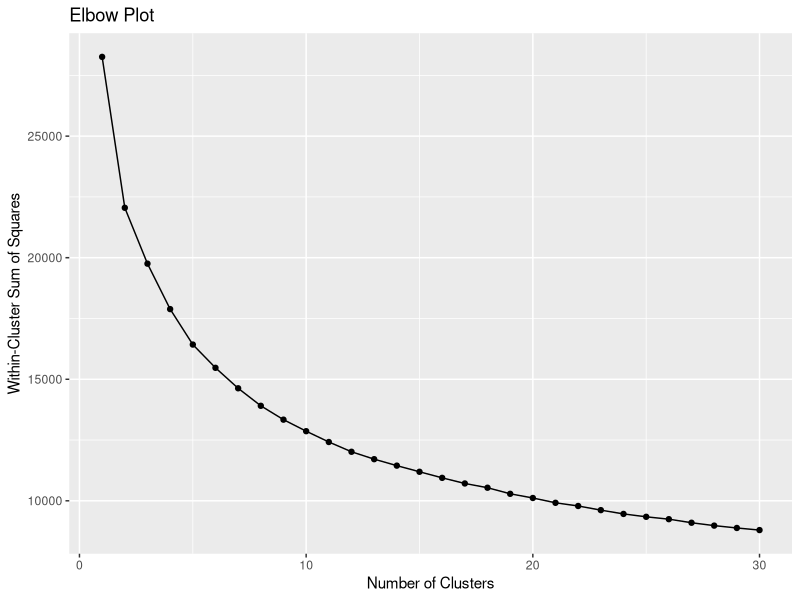
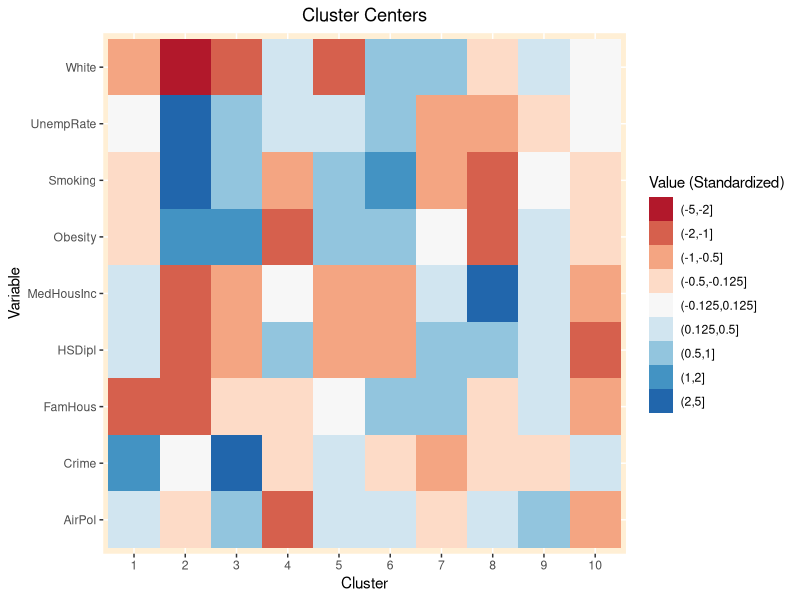
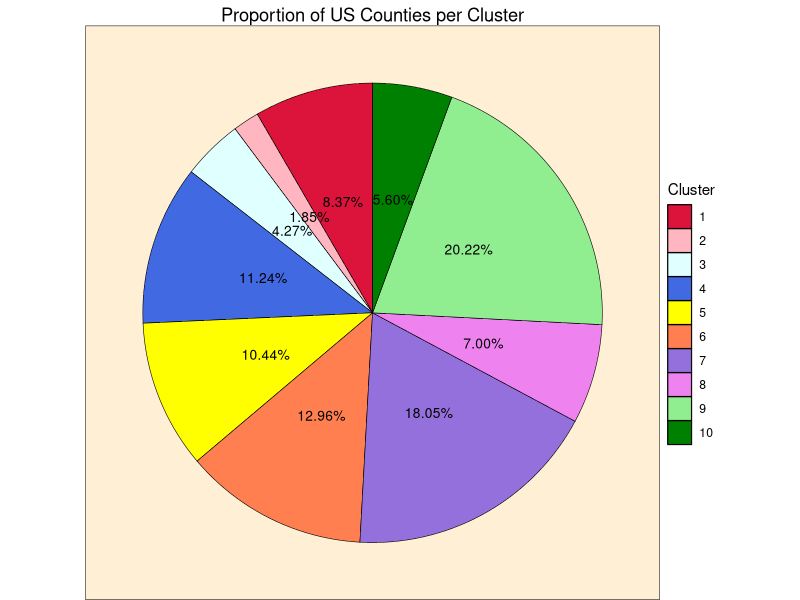

Source code (R) for these figures, in order: (Note: this script raises an error after producing the figures.)
## ---- chunk 1
setwd("/Users/aaroncoates/Documents/GitHub/MMSS_311_2/ML Final")
Packages <- c('tidytext', 'tm', 'readr', 'dplyr', 'stringr', 'ggplot2', 'proxy', 
              'fields', 'mixtools', 'xml2', 'rvest', 'maps', 'mapdata', 'devtools', 
              'ggmap', 'tidyr', 'RColorBrewer', 'usmap', 'scales')
lapply(Packages, require, character.only = TRUE)
## ---- chunk 2
USAData <- read_csv('DataUSA Health and Safety.csv')
GoodVars <- c(1, 7, 12, 17, 22)
USAData <- USAData[ ,GoodVars]
usanames <- c("FIPS", "Obesity", "Smoking", "AirPol", "Crime")
names(USAData) <- usanames
USAData$FIPS <- gsub("^.*US", "", USAData$FIPS) %>%
  as.numeric()
## ---- chunk 3
MedHouseInc <- read_csv('MedHousInc.csv')
MedHouseInc <- MedHouseInc[, 1:3]
HSDiploma <- read_csv('HSDiploma.csv')
HSDiploma <- HSDiploma[, 2:3]
WhitePop <- read_csv('WhitePop.csv')
WhitePop <- WhitePop[,2:3]
FamHouseholds <- read_csv('FamHouseholds.csv')
FamHouseholds <- FamHouseholds[,2:3]
UnempRate <- read_csv('UnempRate.csv')
UnempRate <- UnempRate[,2:3]
Pop <- read_csv('Pop.csv')
Pop <- Pop[,2:3]

StatsAmerica <- full_join(MedHouseInc, HSDiploma, "FIPS Code") %>%
  full_join(WhitePop, "FIPS Code") %>%
  full_join(FamHouseholds, "FIPS Code") %>%
  inner_join(UnempRate, "FIPS Code") %>%
  left_join(Pop, "FIPS Code")
statnames <- c("County", "FIPS", "MedHousInc", "HSDipl", "White", "FamHous", 
               "UnempRate", "Pop")
names(StatsAmerica) <- statnames
StatsAmerica$White <- StatsAmerica$White/StatsAmerica$Pop
StatsAmerica$FamHous <- StatsAmerica$FamHous/StatsAmerica$Pop
## ---- chunk 4
DataSet <- inner_join(StatsAmerica, USAData, "FIPS")
DataSet <- DataSet[ , c(1:7, 9:12)]
head(DataSet)
## ---- chunk 5
for (i in 3:11) {
  print(sum(is.na(DataSet[i])))
}
## ---- chunk 6
FillWhite <- mean(DataSet$White, na.rm=TRUE)
FillWhite
DataSet$White[is.na(DataSet$White)] <- FillWhite
FillFamHous <- mean(DataSet$FamHous, na.rm=TRUE)
FillFamHous
DataSet$FamHous[is.na(DataSet$FamHous)] <- FillFamHous
FillAirPol <- mean(DataSet$AirPol, na.rm=TRUE)
FillAirPol
DataSet$AirPol[is.na(DataSet$AirPol)] <- FillAirPol
FillCrime <- mean(DataSet$Crime, na.rm=TRUE)
FillCrime
DataSet$Crime[is.na(DataSet$Crime)] <- FillCrime
## ---- chunk 7
DataSet <- apply(DataSet, 2, function(x) gsub("[$,%]", "", x)) %>%
  as.data.frame()
VarsOnly <- DataSet[3:11] %>%
  apply(2, as.numeric)
scaledVars <- scale(VarsOnly) %>%
  as.data.frame()
head(scaledVars)
## ---- chunk 8
set.seed(100)
WCSS <- numeric(30)
for (i in 1:30){
  km <- kmeans(scaledVars, i, nstart=30, iter.max = 30)
  WCSS[i] <- km$tot.withinss
} 
## ---- chunk 9
WCSS<- as.data.frame(WCSS)
WCSS$k <- c(1:30)
ggplot(WCSS, aes(k, WCSS)) + geom_line() + geom_point() + 
  ggtitle("Elbow Plot") + xlab("Number of Clusters") + 
  ylab("Within-Cluster Sum of Squares")
## ---- chunk 10
set.seed(650)
KMeans <- kmeans(scaledVars, 10, nstart=100, iter.max = 30)
## ---- chunk 11
Centers <- as.data.frame(KMeans$centers)
Centers$Cluster <- as.factor(c(1:10))
Centers <- gather(Centers, Variable, Value, -Cluster)
ggplot(Centers, aes(Cluster, Variable, 
  fill=cut(Value, c(-5, -2, -1, -.5, -.125, .125, .5, 1, 2, 5)))) +
  geom_tile() + scale_fill_brewer(palette = "RdBu") +
  guides(fill=guide_legend(title="Value (Standardized)")) + ggtitle('Cluster Centers') +
  theme(plot.title = element_text(hjust = 0.5), panel.background = element_rect(fill = 
  "papayawhip")) 
## ---- chunk 12
DataSet$Cluster <-KMeans$cluster %>%
  as.factor()
ClusterTotals <- DataSet %>%
  group_by(Cluster) %>%
  count()
AbsTotal <- sum(ClusterTotals$n)
ClusterTotals$Prop <- percent(ClusterTotals$n / AbsTotal)
ggplot(ClusterTotals, aes("", n, fill=Cluster)) +
    geom_bar(width = 3, stat = "identity", color='black', size=.2) + coord_polar("y", 
    start=0) + scale_fill_manual(values = c('#DC143C', 'lightpink', 'lightcyan', 'royalblue',
  'yellow', 'coral', 'mediumpurple', 'violet', 'lightgreen', '#008000')) +
    geom_text(aes(label=Prop), position = position_stack(vjust=.5), size=3.5) + 
    ggtitle("Proportion of US Counties per Cluster") + theme_void() + theme(plot.title = 
    element_text(hjust = 0.5), panel.background = element_rect(fill = "papayawhip")) 
## ---- chunk 13
GraphData <- DataSet[ ,c(2, 12)]
GraphNames <- c("fips", "cluster")
names(GraphData) <- GraphNames
GraphData$fips <- as.character(GraphData$fips)
GraphData$fips <- str_pad(as.numeric(GraphData$fips), 5, side = "left", pad = 0)
plot_usmap(data=GraphData, values='cluster', lines='black') + theme_bw() + 
  scale_fill_manual(values = c('#DC143C', 'lightpink', 'lightcyan', 'royalblue',
  'yellow', 'coral', 'mediumpurple', 'violet', 'lightgreen', '#008000')) +
  labs(title ="US Counties by Cluster") + theme_void() + theme(plot.title = 
  element_text(hjust = 0.5), panel.background = element_rect(fill = "papayawhip")) +
  guides(fill=guide_legend(title="Cluster"))
## ---- chunk 14
DataSet$State <- str_sub(DataSet$County, -2, -1)
StateTable <- DataSet %>%
  group_by(State, Cluster) %>%
  count()
StateTable$Region <- as.character(612L)
StateTable <- within(StateTable, Region <- 
    ifelse(State %in% c('AK','CA','HI','NV','OR','WA'), 'Far West', 
    ifelse(State %in% c('CO','ID','MO','UT','WY'), 'Rocky Mountain',
    ifelse(State %in% c('AZ', 'NM', 'OK', 'TX'), 'Southwest',
    ifelse(State %in% c('AL', 'AR', 'FL', 'GA', 'KY', 'LA', 'MS', 'NC',
                        'SC', 'TN', 'VA', 'WV'), 'Southeast',
    ifelse(State %in% c('IA', 'KS', 'MN', 'MO', 'NE', 'ND', 'SD'), 'Plains',
    ifelse(State %in% c('IL', 'IN', 'MI', 'OH', 'WI'), 'Great Lakes',
    ifelse(State %in% c('DE', 'DC', 'MD', 'NJ', 'NY', 'PA'),
           'Mideast', 'New England'))))))))
head(StateTable)
## ---- chunk 15
ggplot(StateTable, aes(Region, n, fill=Cluster)) + geom_bar(stat="Identity",   
  position="fill") + scale_fill_manual(values = c('#DC143C', 'lightpink', 'lightcyan', 'royalblue',
  'yellow', 'coral', 'mediumpurple', 'violet', 'lightgreen', '#008000')) + theme(plot.title = 
  element_text(hjust = 0.5), panel.background = element_rect(fill = "papayawhip")) +
  labs(title ="Region Makeup by Cluster", x = "Region", y = "Proportion of Counties")
